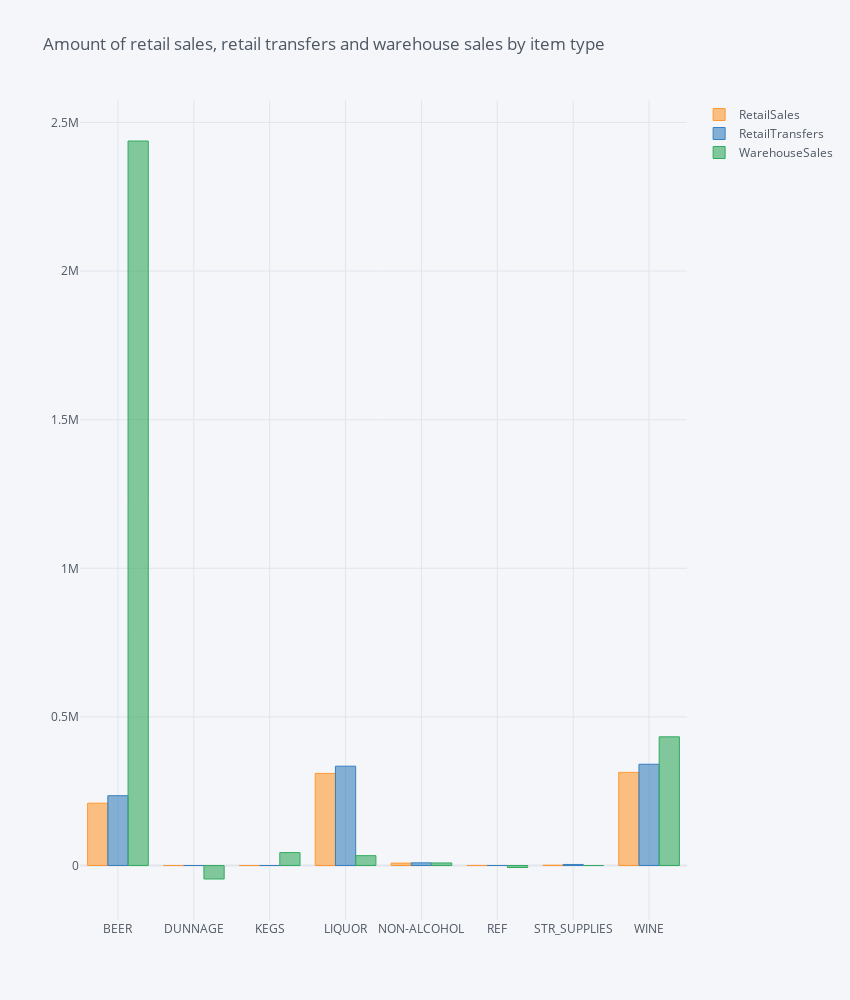

Notebook code for this chart:
### Code cell
chart_barv.iplot(kind='bar',
                x='ItemType',
                title='Amount of retail sales, retail transfers and warehouse sales by item type',
                dimensions=(850, 1000))

### Figure 1 — Plotly figure (JSON) as saved in the notebook; plotly's stock layout.template omitted (floating-point values rounded to 4 significant figures)
{"data": [{"marker": {"color": "rgba(255, 153, 51, 0.6)", "line": {"color": "rgba(255, 153, 51, 1.0)", "width": 1}}, "name": "RetailSales", "orientation": "v", "text": "", "type": "bar", "x": ["BEER", "DUNNAGE", "KEGS", "LIQUOR", "NON-ALCOHOL", "REF", "STR_SUPPLIES", "WINE"], "y": [209800.0, 0, 0, 309800.0, 8110.0, 281.3, 996.0, 313400.0]}, {"marker": {"color": "rgba(55, 128, 191, 0.6)", "line": {"color": "rgba(55, 128, 191, 1.0)", "width": 1}}, "name": "RetailTransfers", "orientation": "v", "text": "", "type": "bar", "x": ["BEER", "DUNNAGE", "KEGS", "LIQUOR", "NON-ALCOHOL", "REF", "STR_SUPPLIES", "WINE"], "y": [234900.0, 0, 0, 334200.0, 9058.0, 171.9, 3595.0, 340700.0]}, {"marker": {"color": "rgba(50, 171, 96, 0.6)", "line": {"color": "rgba(50, 171, 96, 1.0)", "width": 1}}, "name": "WarehouseSales", "orientation": "v", "text": "", "type": "bar", "x": ["BEER", "DUNNAGE", "KEGS", "LIQUOR", "NON-ALCOHOL", "REF", "STR_SUPPLIES", "WINE"], "y": [2438000.0, -45331, 43558, 33170.0, 8657.0, -6754, 0, 433000.0]}], "layout": {"height": 1000, "legend": {"bgcolor": "#F5F6F9", "font": {"color": "#4D5663"}}, "paper_bgcolor": "#F5F6F9", "plot_bgcolor": "#F5F6F9", "title": {"font": {"color": "#4D5663"}, "text": "Amount of retail sales, retail transfers and warehouse sales by item type"}, "width": 850, "xaxis": {"gridcolor": "#E1E5ED", "showgrid": true, "tickfont": {"color": "#4D5663"}, "title": {"font": {"color": "#4D5663"}, "text": ""}, "zerolinecolor": "#E1E5ED"}, "yaxis": {"gridcolor": "#E1E5ED", "showgrid": true, "tickfont": {"color": "#4D5663"}, "title": {"font": {"color": "#4D5663"}, "text": ""}, "zerolinecolor": "#E1E5ED"}}}
